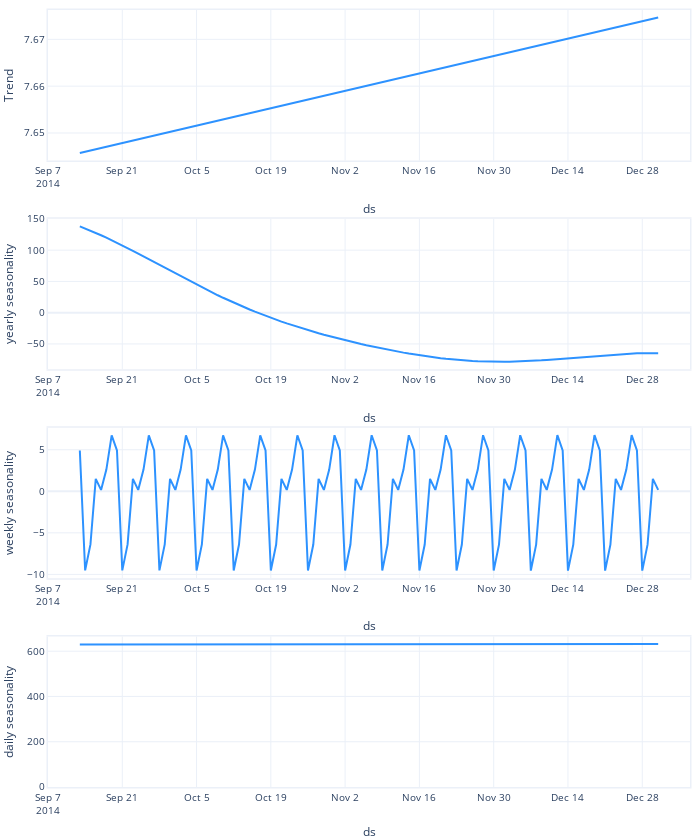

Here is the notebook cell this chart was saved with:
### Code cell
forecast = m.predict(testing_x)
fig = m.plot_components(forecast)
fig.show()
